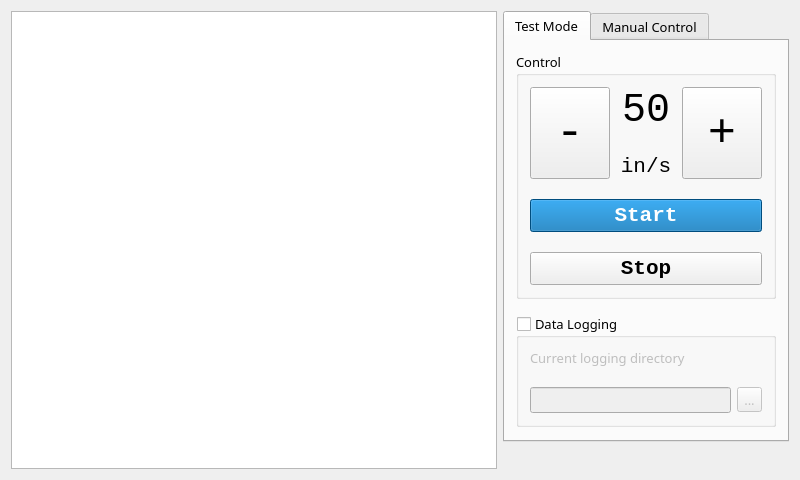
<?xml version="1.0" encoding="UTF-8"?>
<ui version="4.0">
 <class>MainWindow</class>
 <widget class="QMainWindow" name="MainWindow">
  <property name="geometry">
   <rect>
    <x>0</x>
    <y>0</y>
    <width>800</width>
    <height>480</height>
   </rect>
  </property>
  <property name="contextMenuPolicy">
   <enum>Qt::NoContextMenu</enum>
  </property>
  <property name="windowTitle">
   <string>Tom Accelerated Pull Test</string>
  </property>
  <property name="styleSheet">
   <string notr="true">/*---New Edit--*/
QWidget
{
	background: black
}
QTabBar{ 
	background: #c9cbcd;
	color: rgb(9,9,9);
}
QPushButton:hover, QPushButton:pressed{background-color: rgba(255,255,255,0.6)}
QGroupBox{color: white}
QGroupBox &gt; QLabel{color: white}
QGroupBox &gt; QLineEdit, QToolButton{background: white}
QGroupBox::indicator
{
	background: white;
	width: 18px;
	height: 18px
}

QGroupBox  {
	border: 0.5px solid rgba(255,255,255, 0.5);
	border-radius: 3px;
    margin-top: 27px;
}
QGroupBox::title  {
	background-color: transparent;
    subcontrol-origin: margin;
    padding: 5px ;
}

QTabWidget::pane
{
	border: 0.5px solid rgba(255,255,255,0.2);
	border-radius: 3px;
}
/*QMainWindow{background: #e8e8e8}*/
QPushButton:disabled{ background: #999; color: black}
QPushButton{ height: 45px; background: #f3f4f5}
PlotWidget{ color: rgb(35, 85, 244) !important}
/*QGroupBox{background: #e5e5e5}*/</string>
  </property>
  <widget class="QWidget" name="centralWidget">
   <property name="enabled">
    <bool>true</bool>
   </property>
   <property name="whatsThis">
    <string notr="true"/>
   </property>
   <layout class="QGridLayout" name="gridLayout">
    <item row="0" column="1" alignment="Qt::AlignTop">
     <widget class="QTabWidget" name="tabWidget">
      <property name="sizePolicy">
       <sizepolicy hsizetype="Preferred" vsizetype="Maximum">
        <horstretch>0</horstretch>
        <verstretch>0</verstretch>
       </sizepolicy>
      </property>
      <property name="font">
       <font>
        <family>Sans Serif</family>
        <pointsize>10</pointsize>
        <weight>50</weight>
        <bold>false</bold>
       </font>
      </property>
      <property name="tabPosition">
       <enum>QTabWidget::North</enum>
      </property>
      <property name="tabShape">
       <enum>QTabWidget::Rounded</enum>
      </property>
      <property name="currentIndex">
       <number>0</number>
      </property>
      <widget class="QWidget" name="Tab1">
       <property name="sizePolicy">
        <sizepolicy hsizetype="Preferred" vsizetype="Maximum">
         <horstretch>0</horstretch>
         <verstretch>0</verstretch>
        </sizepolicy>
       </property>
       <attribute name="title">
        <string>Test Mode</string>
       </attribute>
       <layout class="QGridLayout" name="_2">
        <property name="spacing">
         <number>15</number>
        </property>
        <item row="1" column="0" alignment="Qt::AlignTop">
         <widget class="QGroupBox" name="dataloggingGroup">
          <property name="sizePolicy">
           <sizepolicy hsizetype="Expanding" vsizetype="Maximum">
            <horstretch>0</horstretch>
            <verstretch>0</verstretch>
           </sizepolicy>
          </property>
          <property name="font">
           <font>
            <family>Sans Serif</family>
            <pointsize>10</pointsize>
           </font>
          </property>
          <property name="title">
           <string notr="true">Data Logging</string>
          </property>
          <property name="alignment">
           <set>Qt::AlignLeading|Qt::AlignLeft|Qt::AlignTop</set>
          </property>
          <property name="checkable">
           <bool>true</bool>
          </property>
          <property name="checked">
           <bool>false</bool>
          </property>
          <layout class="QGridLayout" name="gridLayout_3">
           <property name="verticalSpacing">
            <number>20</number>
           </property>
           <item row="1" column="1">
            <widget class="QToolButton" name="toolButton">
             <property name="text">
              <string>...</string>
             </property>
            </widget>
           </item>
           <item row="0" column="0">
            <widget class="QLabel" name="label_3">
             <property name="sizePolicy">
              <sizepolicy hsizetype="Preferred" vsizetype="Maximum">
               <horstretch>0</horstretch>
               <verstretch>0</verstretch>
              </sizepolicy>
             </property>
             <property name="text">
              <string>Current logging directory</string>
             </property>
            </widget>
           </item>
           <item row="1" column="0">
            <widget class="QLineEdit" name="lineEdit">
             <property name="sizePolicy">
              <sizepolicy hsizetype="Minimum" vsizetype="Maximum">
               <horstretch>0</horstretch>
               <verstretch>0</verstretch>
              </sizepolicy>
             </property>
            </widget>
           </item>
          </layout>
         </widget>
        </item>
        <item row="0" column="0" alignment="Qt::AlignTop">
         <widget class="QGroupBox" name="controlGroup">
          <property name="sizePolicy">
           <sizepolicy hsizetype="Maximum" vsizetype="Maximum">
            <horstretch>0</horstretch>
            <verstretch>0</verstretch>
           </sizepolicy>
          </property>
          <property name="font">
           <font>
            <family>Sans Serif</family>
            <pointsize>10</pointsize>
           </font>
          </property>
          <property name="title">
           <string notr="true">Control</string>
          </property>
          <property name="alignment">
           <set>Qt::AlignLeading|Qt::AlignLeft|Qt::AlignTop</set>
          </property>
          <layout class="QGridLayout" name="gridLayout_2">
           <property name="verticalSpacing">
            <number>20</number>
           </property>
           <item row="4" column="0" colspan="3">
            <widget class="QPushButton" name="stopBtn">
             <property name="font">
              <font>
               <family>Monospace</family>
               <pointsize>16</pointsize>
               <weight>75</weight>
               <bold>true</bold>
              </font>
             </property>
             <property name="text">
              <string>Stop</string>
             </property>
            </widget>
           </item>
           <item row="3" column="0" colspan="3">
            <widget class="QPushButton" name="startBtn">
             <property name="font">
              <font>
               <family>Monospace</family>
               <pointsize>16</pointsize>
               <weight>75</weight>
               <bold>true</bold>
              </font>
             </property>
             <property name="styleSheet">
              <string notr="true">background: #006cb1; color: white</string>
             </property>
             <property name="text">
              <string>Start</string>
             </property>
            </widget>
           </item>
           <item row="0" column="1">
            <widget class="QLabel" name="setpullspeedLabel">
             <property name="sizePolicy">
              <sizepolicy hsizetype="Fixed" vsizetype="Maximum">
               <horstretch>0</horstretch>
               <verstretch>0</verstretch>
              </sizepolicy>
             </property>
             <property name="minimumSize">
              <size>
               <width>60</width>
               <height>0</height>
              </size>
             </property>
             <property name="font">
              <font>
               <family>Monospace</family>
               <pointsize>30</pointsize>
              </font>
             </property>
             <property name="text">
              <string>50</string>
             </property>
             <property name="alignment">
              <set>Qt::AlignBottom|Qt::AlignHCenter</set>
             </property>
            </widget>
           </item>
           <item row="1" column="1">
            <widget class="QLabel" name="pullspeedunitLabel">
             <property name="sizePolicy">
              <sizepolicy hsizetype="Fixed" vsizetype="Maximum">
               <horstretch>0</horstretch>
               <verstretch>0</verstretch>
              </sizepolicy>
             </property>
             <property name="minimumSize">
              <size>
               <width>60</width>
               <height>0</height>
              </size>
             </property>
             <property name="font">
              <font>
               <family>Monospace</family>
               <pointsize>16</pointsize>
              </font>
             </property>
             <property name="text">
              <string>in/s</string>
             </property>
             <property name="alignment">
              <set>Qt::AlignHCenter|Qt::AlignTop</set>
             </property>
            </widget>
           </item>
           <item row="0" column="2" rowspan="2">
            <widget class="QPushButton" name="incrementBtn">
             <property name="enabled">
              <bool>true</bool>
             </property>
             <property name="sizePolicy">
              <sizepolicy hsizetype="Minimum" vsizetype="Preferred">
               <horstretch>0</horstretch>
               <verstretch>0</verstretch>
              </sizepolicy>
             </property>
             <property name="font">
              <font>
               <family>Monospace</family>
               <pointsize>35</pointsize>
              </font>
             </property>
             <property name="toolTip">
              <string>Increase pulling speed</string>
             </property>
             <property name="styleSheet">
              <string notr="true"/>
             </property>
             <property name="text">
              <string>+</string>
             </property>
            </widget>
           </item>
           <item row="0" column="0" rowspan="2">
            <widget class="QPushButton" name="decrementBtn">
             <property name="sizePolicy">
              <sizepolicy hsizetype="Minimum" vsizetype="Preferred">
               <horstretch>0</horstretch>
               <verstretch>0</verstretch>
              </sizepolicy>
             </property>
             <property name="font">
              <font>
               <family>Monospace</family>
               <pointsize>35</pointsize>
              </font>
             </property>
             <property name="text">
              <string>-</string>
             </property>
            </widget>
           </item>
          </layout>
         </widget>
        </item>
       </layout>
      </widget>
      <widget class="QWidget" name="Tab2">
       <property name="sizePolicy">
        <sizepolicy hsizetype="Preferred" vsizetype="Maximum">
         <horstretch>0</horstretch>
         <verstretch>0</verstretch>
        </sizepolicy>
       </property>
       <attribute name="title">
        <string>Manual Control</string>
       </attribute>
       <layout class="QVBoxLayout" name="verticalLayout_4">
        <item>
         <widget class="QGroupBox" name="groupBox">
          <property name="sizePolicy">
           <sizepolicy hsizetype="Preferred" vsizetype="Maximum">
            <horstretch>0</horstretch>
            <verstretch>0</verstretch>
           </sizepolicy>
          </property>
          <property name="font">
           <font>
            <family>Sans Serif</family>
            <pointsize>10</pointsize>
           </font>
          </property>
          <property name="title">
           <string>Current Position </string>
          </property>
          <layout class="QGridLayout" name="gridLayout_4">
           <item row="0" column="0">
            <widget class="QLabel" name="currentpositionLabel">
             <property name="sizePolicy">
              <sizepolicy hsizetype="Expanding" vsizetype="Maximum">
               <horstretch>0</horstretch>
               <verstretch>0</verstretch>
              </sizepolicy>
             </property>
             <property name="font">
              <font>
               <family>Monospace</family>
               <pointsize>16</pointsize>
              </font>
             </property>
             <property name="text">
              <string>50%</string>
             </property>
             <property name="alignment">
              <set>Qt::AlignCenter</set>
             </property>
            </widget>
           </item>
           <item row="1" column="0">
            <widget class="QLabel" name="label">
             <property name="font">
              <font>
               <family>Sans Serif</family>
              </font>
             </property>
             <property name="text">
              <string>[relative to rail length]</string>
             </property>
             <property name="alignment">
              <set>Qt::AlignCenter</set>
             </property>
            </widget>
           </item>
          </layout>
         </widget>
        </item>
        <item>
         <widget class="QDial" name="manualDial">
          <property name="sizePolicy">
           <sizepolicy hsizetype="Minimum" vsizetype="Preferred">
            <horstretch>0</horstretch>
            <verstretch>0</verstretch>
           </sizepolicy>
          </property>
          <property name="value">
           <number>50</number>
          </property>
         </widget>
        </item>
       </layout>
      </widget>
     </widget>
    </item>
    <item row="0" column="0">
     <widget class="PlotWidget" name="plotarea">
      <property name="sizePolicy">
       <sizepolicy hsizetype="MinimumExpanding" vsizetype="Expanding">
        <horstretch>0</horstretch>
        <verstretch>0</verstretch>
       </sizepolicy>
      </property>
      <property name="font">
       <font>
        <family>Sans Serif</family>
       </font>
      </property>
     </widget>
    </item>
   </layout>
  </widget>
 </widget>
 <layoutdefault spacing="6" margin="11"/>
 <customwidgets>
  <customwidget>
   <class>PlotWidget</class>
   <extends>QGraphicsView</extends>
   <header>pyqtgraph</header>
  </customwidget>
 </customwidgets>
 <resources/>
 <connections/>
</ui>
